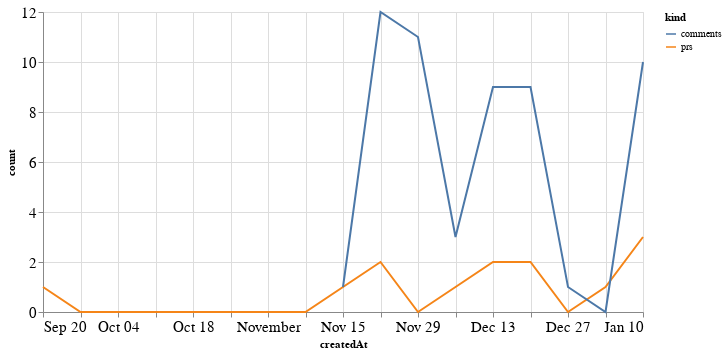

Notebook source saved alongside this figure:
### Code cell
alt.Chart(total_time, width=600).mark_line().encode(
    x='createdAt',
    y='count',
    color='kind'
)

### Figure 1 — Vega-Lite specification as saved in the notebook (floating-point values rounded to 4 significant figures)
{"config": {"axisLeft": {"labelFontSize": 15}, "axisBottom": {"labelFontSize": 15}}, "data": {"name": "data-05f594ca814d13f27d55a9cd4ccffc55"}, "mark": "line", "encoding": {"color": {"type": "nominal", "field": "kind"}, "x": {"type": "temporal", "field": "createdAt"}, "y": {"type": "quantitative", "field": "count"}}, "width": 600, "$schema": "https://vega.github.io/schema/vega-lite/v4.8.1.json", "datasets": {"data-05f594ca814d13f27d55a9cd4ccffc55": [{"createdAt": "2020-09-20T00:00:00", "kind": "prs", "count": 1.0}, {"createdAt": "2020-09-27T00:00:00", "kind": "prs", "count": 0.0}, {"createdAt": "2020-10-04T00:00:00", "kind": "prs", "count": 0.0}, {"createdAt": "2020-10-11T00:00:00", "kind": "prs", "count": 0.0}, {"createdAt": "2020-10-18T00:00:00", "kind": "prs", "count": 0.0}, {"createdAt": "2020-10-25T00:00:00", "kind": "prs", "count": 0.0}, {"createdAt": "2020-11-01T00:00:00", "kind": "prs", "count": 0.0}, {"createdAt": "2020-11-08T00:00:00", "kind": "prs", "count": 0.0}, {"createdAt": "2020-11-15T00:00:00", "kind": "prs", "count": 1.0}, {"createdAt": "2020-11-22T00:00:00", "kind": "prs", "count": 2.0}, {"createdAt": "2020-11-29T00:00:00", "kind": "prs", "count": 0.0}, {"createdAt": "2020-12-06T00:00:00", "kind": "prs", "count": 1.0}, {"createdAt": "2020-12-13T00:00:00", "kind": "prs", "count": 2.0}, {"createdAt": "2020-12-20T00:00:00", "kind": "prs", "count": 2.0}, {"createdAt": "2020-12-27T00:00:00", "kind": "prs", "count": 0.0}, {"createdAt": "2021-01-03T00:00:00", "kind": "prs", "count": 1.0}, {"createdAt": "2021-01-10T00:00:00", "kind": "prs", "count": 3.0}, {"createdAt": "2020-09-20T00:00:00", "kind": "comments", "count": null}, {"createdAt": "2020-09-27T00:00:00", "kind": "comments", "count": null}, {"createdAt": "2020-10-04T00:00:00", "kind": "comments", "count": null}, {"createdAt": "2020-10-11T00:00:00", "kind": "comments", "count": null}, {"createdAt": "2020-10-18T00:00:00", "kind": "comments", "count": null}, {"createdAt": "2020-10-25T00:00:00", "kind": "comments", "count": null}, {"createdAt": "2020-11-01T00:00:00", "kind": "comments", "count": null}, {"createdAt": "2020-11-08T00:00:00", "kind": "comments", "count": null}, {"createdAt": "2020-11-15T00:00:00", "kind": "comments", "count": 1.0}, {"createdAt": "2020-11-22T00:00:00", "kind": "comments", "count": 12.0}, {"createdAt": "2020-11-29T00:00:00", "kind": "comments", "count": 11.0}, {"createdAt": "2020-12-06T00:00:00", "kind": "comments", "count": 3.0}, {"createdAt": "2020-12-13T00:00:00", "kind": "comments", "count": 9.0}, {"createdAt": "2020-12-20T00:00:00", "kind": "comments", "count": 9.0}, {"createdAt": "2020-12-27T00:00:00", "kind": "comments", "count": 1.0}, {"createdAt": "2021-01-03T00:00:00", "kind": "comments", "count": 0.0}, {"createdAt": "2021-01-10T00:00:00", "kind": "comments", "count": 10.0}]}}
